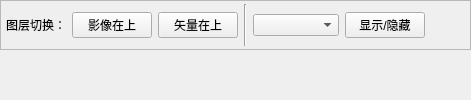
            <widget class="QWidget" name="tab_16">
             <attribute name="title">
              <string/>
             </attribute>
             <layout class="QVBoxLayout" name="verticalLayout_tab16">
              <property name="spacing">
               <number>0</number>
              </property>
              <property name="leftMargin">
               <number>0</number>
              </property>
              <property name="topMargin">
               <number>0</number>
              </property>
              <property name="rightMargin">
               <number>0</number>
              </property>
              <property name="bottomMargin">
               <number>0</number>
              </property>
              <item>
               <widget class="QFrame" name="layerToolBar">
                <property name="frameShape">
                 <enum>QFrame::StyledPanel</enum>
                </property>
                <property name="frameShadow">
                 <enum>QFrame::Raised</enum>
                </property>
                <layout class="QHBoxLayout" name="horizontalLayout_layerTools">
                 <property name="leftMargin">
                  <number>5</number>
                 </property>
                 <property name="topMargin">
                  <number>3</number>
                 </property>
                 <property name="rightMargin">
                  <number>5</number>
                 </property>
                 <property name="bottomMargin">
                  <number>3</number>
                 </property>
                 <item>
                  <widget class="QLabel" name="layerToolLabel">
                   <property name="text">
                    <string>图层切换：</string>
                   </property>
                  </widget>
                 </item>
                 <item>
                  <widget class="QPushButton" name="btnRasterOnTop">
                   <property name="toolTip">
                    <string>影像在上层</string>
                   </property>
                   <property name="text">
                    <string>影像在上</string>
                   </property>
                  </widget>
                 </item>
                 <item>
                  <widget class="QPushButton" name="btnVectorOnTop">
                   <property name="toolTip">
                    <string>矢量在上层</string>
                   </property>
                   <property name="text">
                    <string>矢量在上</string>
                   </property>
                  </widget>
                 </item>
                 <item>
                  <widget class="Line" name="line_layerSeparator">
                   <property name="orientation">
                    <enum>Qt::Vertical</enum>
                   </property>
                  </widget>
                 </item>
                 <item>
                  <widget class="QComboBox" name="layerSwitchCombo">
                   <property name="toolTip">
                    <string>选择要显示的图层</string>
                   </property>
                   <property name="placeholderText">
                    <string>选择图层...</string>
                   </property>
                  </widget>
                 </item>
                 <item>
                  <widget class="QPushButton" name="btnToggleLayer">
                   <property name="toolTip">
                    <string>切换图层可见性</string>
                   </property>
                   <property name="text">
                    <string>显示/隐藏</string>
                   </property>
                  </widget>
                 </item>
                 <item>
                  <spacer name="horizontalSpacer_layerTools">
                   <property name="orientation">
                    <enum>Qt::Horizontal</enum>
                   </property>
                   <property name="sizeHint" stdset="0">
                    <size>
                     <width>40</width>
                     <height>20</height>
                    </size>
                   </property>
                  </spacer>
                 </item>
                </layout>
               </widget>
              </item>
              <item>
               <widget class="QgsMapCanvasWidget" name="openGLWidget" native="true">
                <property name="sizePolicy">
                 <sizepolicy hsizetype="Expanding" vsizetype="Preferred">
                  <horstretch>0</horstretch>
                  <verstretch>0</verstretch>
                 </sizepolicy>
                </property>
                <property name="minimumSize">
                 <size>
                  <width>1</width>
                  <height>1</height>
                 </size>
                </property>
                <property name="styleSheet">
                 <string notr="true">/* 主菜单栏样式 - 自适应宽度 */
QMenuBar {
    background-color: #defcfb;
    border: none;
    height: 20px; /* 适当增加高度以更好容纳图标 */
    spacing: 2px; /* 菜单项间距 */
    margin: 0;    /* 移除外边距 */
}
 
/* 取消固定宽度限制，允许自然扩展 */
QMenuBar::item {
    background: transparent;
    padding: 10px 6px; /* 调整内边距 */
    border-radius: 8px;
    color: #333333;
    min-width: 60px;   /* 设置最小宽度 */
    max-width: none;   /* 取消最大宽度限制 */
}
 
/* 悬停状态 */
QMenuBar::item:hover {
    background: #00a99d;
    color: white;
}
 
/* 带图标的菜单项对齐优化 */
QMenuBar::item:has-icon {
    padding-left: 8px;  /* 图标与文字间距 */
}
 
/* 下拉菜单样式保持原有 */
QMenu {
    background-color: #defcfb;
    border: 1px solid #00a99d;
    border-radius: 8px;
    margin: 2px; /* 下拉菜单与菜单栏的间距 */
}
 
QMenu::item {
    padding: 5px 25px 5px 15px;
    border-radius: 5px;
    color: #333;
}
 
QMenu::item:selected {
    background: #00a99d;
    color: white;
}
 
QMenu::separator {
    height: 1px;
    background: #c0c0c0;
    margin: 5px 0;
}</string>
                </property>
               </widget>
              </item>
             </layout>
            </widget>
